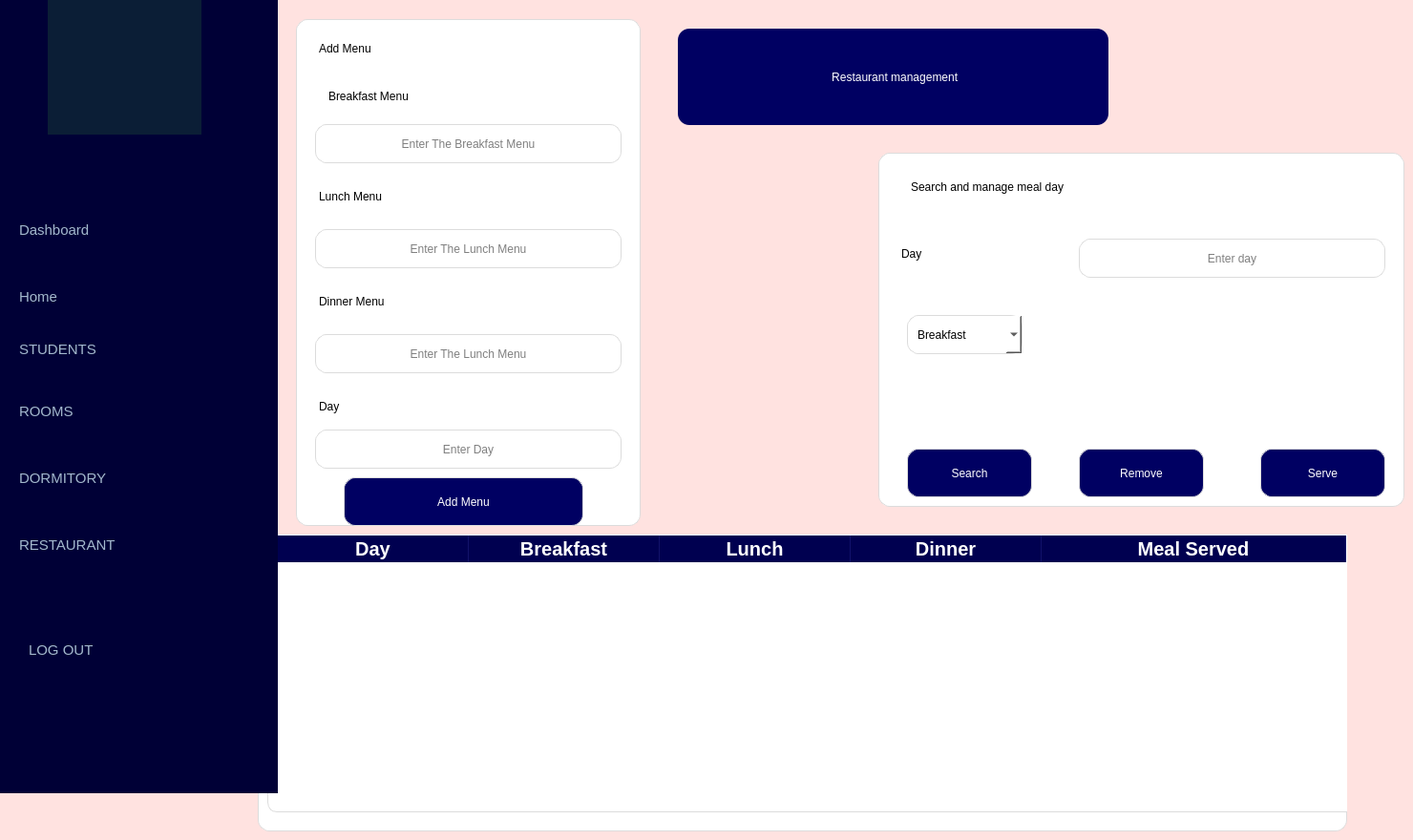
        <widget class="QWidget" name="student_5">
         <property name="styleSheet">
          <string notr="true">background-color: rgb(255, 226, 224);</string>
         </property>
         <widget class="QLabel" name="label_45">
          <property name="geometry">
           <rect>
            <x>710</x>
            <y>30</y>
            <width>451</width>
            <height>101</height>
           </rect>
          </property>
          <property name="styleSheet">
           <string notr="true">QLabel {
	font: 700 22pt &quot;Segoe UI&quot;;
	background-color: rgb(0, 0, 98);
    color: white;
    border-radius: 12px;
    padding: 10px;
    }</string>
          </property>
          <property name="text">
           <string> Restaurant management</string>
          </property>
          <property name="alignment">
           <set>Qt::AlignmentFlag::AlignCenter</set>
          </property>
         </widget>
         <widget class="QFrame" name="frame_addstudent_10">
          <property name="geometry">
           <rect>
            <x>310</x>
            <y>20</y>
            <width>361</width>
            <height>531</height>
           </rect>
          </property>
          <property name="styleSheet">
           <string notr="true">background-color: white;
border-radius: 12px;
border: 1px solid #dcdcdc;
padding: 10px;</string>
          </property>
          <property name="frameShape">
           <enum>QFrame::Shape::StyledPanel</enum>
          </property>
          <property name="frameShadow">
           <enum>QFrame::Shadow::Raised</enum>
          </property>
          <widget class="QPushButton" name="btn_addMenu">
           <property name="geometry">
            <rect>
             <x>50</x>
             <y>480</y>
             <width>251</width>
             <height>51</height>
            </rect>
           </property>
           <property name="styleSheet">
            <string notr="true">background-color: rgb(0, 0, 98);
font: 700 14pt &quot;Segoe UI&quot;;
color:white;</string>
           </property>
           <property name="text">
            <string>Add Menu</string>
           </property>
          </widget>
          <widget class="QLineEdit" name="lineEdit_breakfast">
           <property name="geometry">
            <rect>
             <x>20</x>
             <y>110</y>
             <width>321</width>
             <height>41</height>
            </rect>
           </property>
           <property name="styleSheet">
            <string notr="true"/>
           </property>
           <property name="alignment">
            <set>Qt::AlignmentFlag::AlignCenter</set>
           </property>
           <property name="placeholderText">
            <string>Enter The Breakfast Menu</string>
           </property>
          </widget>
          <widget class="QLineEdit" name="lineEdit_lunch">
           <property name="geometry">
            <rect>
             <x>20</x>
             <y>220</y>
             <width>321</width>
             <height>41</height>
            </rect>
           </property>
           <property name="alignment">
            <set>Qt::AlignmentFlag::AlignCenter</set>
           </property>
           <property name="placeholderText">
            <string>Enter The Lunch Menu</string>
           </property>
          </widget>
          <widget class="QLabel" name="label_46">
           <property name="geometry">
            <rect>
             <x>20</x>
             <y>60</y>
             <width>211</width>
             <height>41</height>
            </rect>
           </property>
           <property name="styleSheet">
            <string notr="true">border-color: rgb(255, 255, 255);
font: 700 14pt &quot;Segoe UI&quot;;</string>
           </property>
           <property name="text">
            <string>Breakfast Menu</string>
           </property>
          </widget>
          <widget class="QLabel" name="label_47">
           <property name="geometry">
            <rect>
             <x>10</x>
             <y>160</y>
             <width>191</width>
             <height>51</height>
            </rect>
           </property>
           <property name="styleSheet">
            <string notr="true">border-color: rgb(255, 255, 255);
font: 700 14pt &quot;Segoe UI&quot;;</string>
           </property>
           <property name="text">
            <string>Lunch Menu</string>
           </property>
          </widget>
          <widget class="QLabel" name="label_48">
           <property name="geometry">
            <rect>
             <x>10</x>
             <y>10</y>
             <width>191</width>
             <height>41</height>
            </rect>
           </property>
           <property name="styleSheet">
            <string notr="true">border-color: rgb(255, 255, 255);
font: 350 14pt &quot;Segoe UI&quot;;</string>
           </property>
           <property name="text">
            <string>Add Menu</string>
           </property>
          </widget>
          <widget class="QLabel" name="label_52">
           <property name="geometry">
            <rect>
             <x>10</x>
             <y>270</y>
             <width>191</width>
             <height>51</height>
            </rect>
           </property>
           <property name="styleSheet">
            <string notr="true">border-color: rgb(255, 255, 255);
font: 700 14pt &quot;Segoe UI&quot;;</string>
           </property>
           <property name="text">
            <string>Dinner Menu</string>
           </property>
          </widget>
          <widget class="QLineEdit" name="lineEdit_dinner">
           <property name="geometry">
            <rect>
             <x>20</x>
             <y>330</y>
             <width>321</width>
             <height>41</height>
            </rect>
           </property>
           <property name="alignment">
            <set>Qt::AlignmentFlag::AlignCenter</set>
           </property>
           <property name="placeholderText">
            <string>Enter The Lunch Menu</string>
           </property>
          </widget>
          <widget class="QLabel" name="label_53">
           <property name="geometry">
            <rect>
             <x>10</x>
             <y>380</y>
             <width>191</width>
             <height>51</height>
            </rect>
           </property>
           <property name="styleSheet">
            <string notr="true">border-color: rgb(255, 255, 255);
font: 700 14pt &quot;Segoe UI&quot;;</string>
           </property>
           <property name="text">
            <string>Day</string>
           </property>
          </widget>
          <widget class="QLineEdit" name="lineEdit_day">
           <property name="geometry">
            <rect>
             <x>20</x>
             <y>430</y>
             <width>321</width>
             <height>41</height>
            </rect>
           </property>
           <property name="alignment">
            <set>Qt::AlignmentFlag::AlignCenter</set>
           </property>
           <property name="placeholderText">
            <string>Enter Day</string>
           </property>
          </widget>
         </widget>
         <widget class="QFrame" name="frame_11">
          <property name="geometry">
           <rect>
            <x>270</x>
            <y>560</y>
            <width>1141</width>
            <height>311</height>
           </rect>
          </property>
          <property name="styleSheet">
           <string notr="true">background-color: white;
border-radius: 12px;
border: 1px solid #dcdcdc;
padding: 10px;</string>
          </property>
          <property name="frameShape">
           <enum>QFrame::Shape::StyledPanel</enum>
          </property>
          <property name="frameShadow">
           <enum>QFrame::Shadow::Raised</enum>
          </property>
          <widget class="QTableWidget" name="restaurantTable">
           <property name="geometry">
            <rect>
             <x>10</x>
             <y>-10</y>
             <width>1141</width>
             <height>301</height>
            </rect>
           </property>
           <property name="styleSheet">
            <string notr="true">QTableWidget {
    background-color: white;
    border: 1px solid #dcdcdc;
    border-radius: 10px;
    gridline-color: #e5e5e5;
    font-size: 14pt;
}
/* 1. Style the parent header container to remove ugly native margins/borders */
QHeaderView {
    background-color: #000050; /* Forces the whole background bar to be blue */
    border: none;
    margin: 0px;
    padding: 0px;
}

/* 2. Update your section style so it matches perfectly */
QHeaderView::section {
    background-color: #000050; 
    color: #ffffff !important;  
    font-weight: bold;
    font-size: 20px;
    qproperty-alignment: 'AlignCenter'; 
    border: none;
    /* Add a clean, very subtle line between columns so they don't blend blindly */
    border-right: 1px solid #12126a; 
    padding: 0px;
}

/* 3. Remove any gaps at the very top left/right corner of the table */
QTableWidget QTableCornerButton::section {
    background-color: #000050;
    border: none;
}</string>
           </property>
           <property name="columnCount">
            <number>5</number>
           </property>
           <attribute name="horizontalHeaderCascadingSectionResizes">
            <bool>true</bool>
           </attribute>
           <attribute name="horizontalHeaderMinimumSectionSize">
            <number>200</number>
           </attribute>
           <attribute name="horizontalHeaderDefaultSectionSize">
            <number>200</number>
           </attribute>
           <attribute name="horizontalHeaderShowSortIndicator" stdset="0">
            <bool>true</bool>
           </attribute>
           <attribute name="horizontalHeaderStretchLastSection">
            <bool>true</bool>
           </attribute>
           <column>
            <property name="text">
             <string>Day</string>
            </property>
           </column>
           <column>
            <property name="text">
             <string>Breakfast</string>
            </property>
           </column>
           <column>
            <property name="text">
             <string>Lunch</string>
            </property>
           </column>
           <column>
            <property name="text">
             <string>Dinner</string>
            </property>
           </column>
           <column>
            <property name="text">
             <string>Meal Served</string>
            </property>
           </column>
          </widget>
         </widget>
         <widget class="QFrame" name="sidebarFrame_10">
          <property name="geometry">
           <rect>
            <x>-30</x>
            <y>-30</y>
            <width>321</width>
            <height>861</height>
           </rect>
          </property>
          <property name="styleSheet">
           <string notr="true">#sidebarFrame_10{
	background-color: rgb(0, 0, 54);
	
    border: none;
}
QPushButton {
    color: #ffffff;
    font-family: &quot;Segoe UI&quot;;
    font-size: 11pt;
    text-align: left;
    padding: 12px 20px;
    border: none;
    border-radius: 8px;
    background-color: transparent;
}
QPushButton:hover {
    background-color: #162e4e;
}
/* Active / Pressed State (like the Dashboard button in the image) */
QPushButton:checked, QPushButton:pressed {
    background-color: #123769;
    font-weight: bold;
}</string>
          </property>
          <property name="frameShape">
           <enum>QFrame::Shape::StyledPanel</enum>
          </property>
          <property name="frameShadow">
           <enum>QFrame::Shadow::Raised</enum>
          </property>
          <widget class="QPushButton" name="btn_dashboard_10">
           <property name="geometry">
            <rect>
             <x>30</x>
             <y>240</y>
             <width>291</width>
             <height>61</height>
            </rect>
           </property>
           <property name="styleSheet">
            <string notr="true">QPushButton {
    color: #a3b8cc;
    font-family: &quot;Segoe UI&quot;, sans-serif;
    font-size: 11pt;
    padding: 12px 20px;
    border: none;
    border-radius: 8px;
    background-color: transparent;
}

QPushButton:hover {
    color: #ffffff;
    background-color: #0c2343;
}

/* This rule handles the button that is currently clicked/active */
QPushButton:checked {
    color: #ffffff;
    font-weight: 600;
    background-color: #123769; /* The prominent blue selection color from the image */
}</string>
           </property>
           <property name="text">
            <string>Dashboard</string>
           </property>
           <property name="checkable">
            <bool>true</bool>
           </property>
           <property name="autoExclusive">
            <bool>true</bool>
           </property>
          </widget>
          <widget class="QPushButton" name="btn_room_10">
           <property name="geometry">
            <rect>
             <x>30</x>
             <y>430</y>
             <width>291</width>
             <height>61</height>
            </rect>
           </property>
           <property name="styleSheet">
            <string notr="true">QPushButton {
    color: #a3b8cc;
    font-family: &quot;Segoe UI&quot;, sans-serif;
    font-size: 11pt;
    padding: 12px 20px;
    border: none;
    border-radius: 8px;
    background-color: transparent;
}

QPushButton:hover {
    color: #ffffff;
    background-color: #0c2343;
}

/* This rule handles the button that is currently clicked/active */
QPushButton:checked {
    color: #ffffff;
    font-weight: 600;
    background-color: #123769; /* The prominent blue selection color from the image */
}</string>
           </property>
           <property name="text">
            <string>ROOMS</string>
           </property>
          </widget>
          <widget class="QPushButton" name="btn_dormitory_10">
           <property name="geometry">
            <rect>
             <x>30</x>
             <y>500</y>
             <width>291</width>
             <height>61</height>
            </rect>
           </property>
           <property name="styleSheet">
            <string notr="true">QPushButton {
    color: #a3b8cc;
    font-family: &quot;Segoe UI&quot;, sans-serif;
    font-size: 11pt;
    padding: 12px 20px;
    border: none;
    border-radius: 8px;
    background-color: transparent;
}

QPushButton:hover {
    color: #ffffff;
    background-color: #0c2343;
}

/* This rule handles the button that is currently clicked/active */
QPushButton:checked {
    color: #ffffff;
    font-weight: 600;
    background-color: #123769; /* The prominent blue selection color from the image */
}</string>
           </property>
           <property name="text">
            <string>DORMITORY</string>
           </property>
          </widget>
          <widget class="QPushButton" name="btn_restaurant_10">
           <property name="geometry">
            <rect>
             <x>30</x>
             <y>570</y>
             <width>291</width>
             <height>61</height>
            </rect>
           </property>
           <property name="styleSheet">
            <string notr="true">QPushButton {
    color: #a3b8cc;
    font-family: &quot;Segoe UI&quot;, sans-serif;
    font-size: 11pt;
    padding: 12px 20px;
    border: none;
    border-radius: 8px;
    background-color: transparent;
}

QPushButton:hover {
    color: #ffffff;
    background-color: #0c2343;
}

/* This rule handles the button that is currently clicked/active */
QPushButton:checked {
    color: #ffffff;
    font-weight: 600;
    background-color: #123769; /* The prominent blue selection color from the image */
}</string>
           </property>
           <property name="text">
            <string>RESTAURANT</string>
           </property>
          </widget>
          <widget class="QPushButton" name="btn_logout_10">
           <property name="geometry">
            <rect>
             <x>40</x>
             <y>680</y>
             <width>291</width>
             <height>61</height>
            </rect>
           </property>
           <property name="styleSheet">
            <string notr="true">QPushButton {
    color: #a3b8cc;
    font-family: &quot;Segoe UI&quot;, sans-serif;
    font-size: 11pt;
    padding: 12px 20px;
    border: none;
    border-radius: 8px;
    background-color: transparent;
}

QPushButton:hover {
    color: #ffffff;
    background-color: #0c2343;
}

/* This rule handles the button that is currently clicked/active */
QPushButton:checked {
    color: #ffffff;
    font-weight: 600;
    background-color: #123769; /* The prominent blue selection color from the image */
}</string>
           </property>
           <property name="text">
            <string>LOG OUT</string>
           </property>
          </widget>
          <widget class="QPushButton" name="pushButton_10">
           <property name="geometry">
            <rect>
             <x>30</x>
             <y>370</y>
             <width>271</width>
             <height>51</height>
            </rect>
           </property>
           <property name="styleSheet">
            <string notr="true">QPushButton {
    color: #a3b8cc;
    font-family: &quot;Segoe UI&quot;, sans-serif;
    font-size: 11pt;
    padding: 12px 20px;
    border: none;
    border-radius: 8px;
    background-color: transparent;
}

QPushButton:hover {
    color: #ffffff;
    background-color: #0c2343;
}

/* This rule handles the button that is currently clicked/active */
QPushButton:checked {
    color: #ffffff;
    font-weight: 600;
    background-color: #123769; /* The prominent blue selection color from the image */
}</string>
           </property>
           <property name="text">
            <string>STUDENTS</string>
           </property>
          </widget>
          <widget class="QLabel" name="label_49">
           <property name="geometry">
            <rect>
             <x>80</x>
             <y>30</y>
             <width>161</width>
             <height>141</height>
            </rect>
           </property>
           <property name="styleSheet">
            <string notr="true">background-color: #0b1e36;</string>
           </property>
           <property name="text">
            <string/>
           </property>
           <property name="pixmap">
            <pixmap resource="resources.qrc">:/images/.qtcreator/ChatGPT Image 20 juin 2026, 00_30_51.png</pixmap>
           </property>
          </widget>
          <widget class="QPushButton" name="btn_home">
           <property name="geometry">
            <rect>
             <x>30</x>
             <y>320</y>
             <width>151</width>
             <height>41</height>
            </rect>
           </property>
           <property name="styleSheet">
            <string notr="true">QPushButton {
    color: #a3b8cc;
    font-family: &quot;Segoe UI&quot;, sans-serif;
    font-size: 11pt;
    padding: 12px 20px;
    border: none;
    border-radius: 8px;
    background-color: transparent;
}</string>
           </property>
           <property name="text">
            <string>Home</string>
           </property>
          </widget>
         </widget>
         <widget class="QFrame" name="frame_addstudent_11">
          <property name="geometry">
           <rect>
            <x>920</x>
            <y>160</y>
            <width>551</width>
            <height>371</height>
           </rect>
          </property>
          <property name="styleSheet">
           <string notr="true">background-color: white;
border-radius: 12px;
border: 1px solid #dcdcdc;
padding: 10px;</string>
          </property>
          <property name="frameShape">
           <enum>QFrame::Shape::StyledPanel</enum>
          </property>
          <property name="frameShadow">
           <enum>QFrame::Shadow::Raised</enum>
          </property>
          <widget class="QPushButton" name="btn_searchMenu">
           <property name="geometry">
            <rect>
             <x>30</x>
             <y>310</y>
             <width>131</width>
             <height>51</height>
            </rect>
           </property>
           <property name="styleSheet">
            <string notr="true">background-color: rgb(0, 0, 98);
font: 700 14pt &quot;Segoe UI&quot;;
color:white;</string>
           </property>
           <property name="text">
            <string>Search</string>
           </property>
          </widget>
          <widget class="QLineEdit" name="lineEdit_searchMenu">
           <property name="geometry">
            <rect>
             <x>210</x>
             <y>90</y>
             <width>321</width>
             <height>41</height>
            </rect>
           </property>
           <property name="styleSheet">
            <string notr="true"/>
           </property>
           <property name="alignment">
            <set>Qt::AlignmentFlag::AlignCenter</set>
           </property>
           <property name="placeholderText">
            <string>Enter day</string>
           </property>
          </widget>
          <widget class="QLabel" name="label_50">
           <property name="geometry">
            <rect>
             <x>10</x>
             <y>80</y>
             <width>191</width>
             <height>51</height>
            </rect>
           </property>
           <property name="styleSheet">
            <string notr="true">border-color: rgb(255, 255, 255);
font: 700 14pt &quot;Segoe UI&quot;;</string>
           </property>
           <property name="text">
            <string>Day</string>
           </property>
          </widget>
          <widget class="QLabel" name="label_51">
           <property name="geometry">
            <rect>
             <x>20</x>
             <y>10</y>
             <width>331</width>
             <height>51</height>
            </rect>
           </property>
           <property name="styleSheet">
            <string notr="true">border-color: rgb(255, 255, 255);
font: 350 14pt &quot;Segoe UI&quot;;</string>
           </property>
           <property name="text">
            <string>Search and manage meal day</string>
           </property>
          </widget>
          <widget class="QPushButton" name="btn_removeMenu">
           <property name="geometry">
            <rect>
             <x>210</x>
             <y>310</y>
             <width>131</width>
             <height>51</height>
            </rect>
           </property>
           <property name="styleSheet">
            <string notr="true">background-color: rgb(0, 0, 98);
font: 700 14pt &quot;Segoe UI&quot;;
color:white;</string>
           </property>
           <property name="text">
            <string>Remove</string>
           </property>
          </widget>
          <widget class="QPushButton" name="btn_serveMeal">
           <property name="geometry">
            <rect>
             <x>400</x>
             <y>310</y>
             <width>131</width>
             <height>51</height>
            </rect>
           </property>
           <property name="styleSheet">
            <string notr="true">background-color: rgb(0, 0, 98);
font: 700 14pt &quot;Segoe UI&quot;;
color:white;</string>
           </property>
           <property name="text">
            <string>Serve</string>
           </property>
          </widget>
          <widget class="QComboBox" name="comboBox_serveType">
           <property name="geometry">
            <rect>
             <x>30</x>
             <y>170</y>
             <width>121</width>
             <height>41</height>
            </rect>
           </property>
           <item>
            <property name="text">
             <string>Breakfast</string>
            </property>
           </item>
           <item>
            <property name="text">
             <string>Lunch</string>
            </property>
           </item>
           <item>
            <property name="text">
             <string>Dinner</string>
            </property>
           </item>
          </widget>
         </widget>
        </widget>
